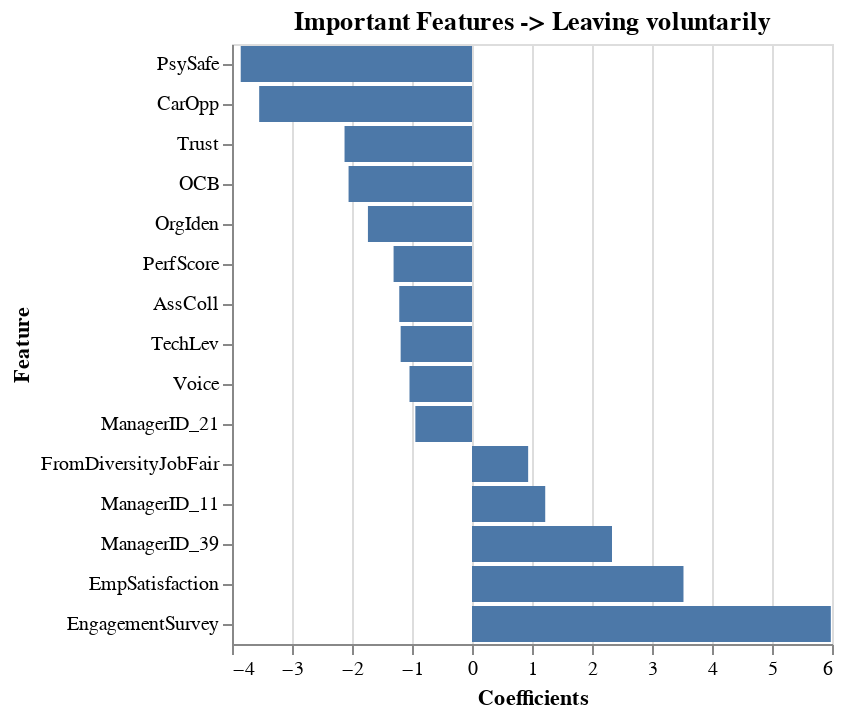

Here is the notebook cell this chart was saved with:
### Markdown cell above
### Important Features -> to predict if a worker leaves/stays

### Code cell
DeepnoteChart(imp_feats_vol_df, """{"layer":[{"layer":[{"mark":{"clip":true,"type":"bar","color":"#4c78a8","tooltip":true},"encoding":{"x":{"sort":null,"type":"quantitative","field":"Coefficients","scale":{"type":"linear"},"format":{"type":"default","decimals":null},"formatType":"numberFormatFromNumberType"},"y":{"sort":{"order":"ascending","encoding":"x"},"type":"nominal","field":"Feature","scale":{"type":"linear"}}}}]}],"title":"Important Features -> Leaving voluntarily","config":{"legend":{}},"$schema":"https://vega.github.io/schema/vega-lite/v5.json","encoding":{}}""")

### Figure 1 — Vega-Lite specification as saved in the notebook (floating-point values rounded to 4 significant figures)
{"layer": [{"layer": [{"mark": {"clip": true, "type": "bar", "color": "#4c78a8", "tooltip": true}, "encoding": {"x": {"sort": null, "type": "quantitative", "field": "Coefficients", "scale": {"type": "linear"}, "format": {"type": "default", "decimals": null}, "formatType": "numberFormatFromNumberType"}, "y": {"sort": {"order": "ascending", "encoding": "x"}, "type": "nominal", "field": "Feature", "scale": {"type": "linear"}}}}]}], "title": "Important Features -> Leaving voluntarily", "config": {"legend": {}}, "$schema": "https://vega.github.io/schema/vega-lite/v5.json", "encoding": {}, "data": {"values": [{"Feature": "FromDiversityJobFair", "Coefficients": 0.9359}, {"Feature": "ManagerID_21", "Coefficients": -0.944}, {"Feature": "Voice", "Coefficients": -1.042}, {"Feature": "TechLev", "Coefficients": -1.189}, {"Feature": "AssColl", "Coefficients": -1.212}, {"Feature": "ManagerID_11", "Coefficients": 1.22}, {"Feature": "PerfScore", "Coefficients": -1.307}, {"Feature": "OrgIden", "Coefficients": -1.734}, {"Feature": "OCB", "Coefficients": -2.057}, {"Feature": "Trust", "Coefficients": -2.124}, {"Feature": "ManagerID_39", "Coefficients": 2.333}, {"Feature": "EmpSatisfaction", "Coefficients": 3.525}, {"Feature": "CarOpp", "Coefficients": -3.547}, {"Feature": "PsySafe", "Coefficients": -3.855}, {"Feature": "EngagementSurvey", "Coefficients": 5.981}]}}
